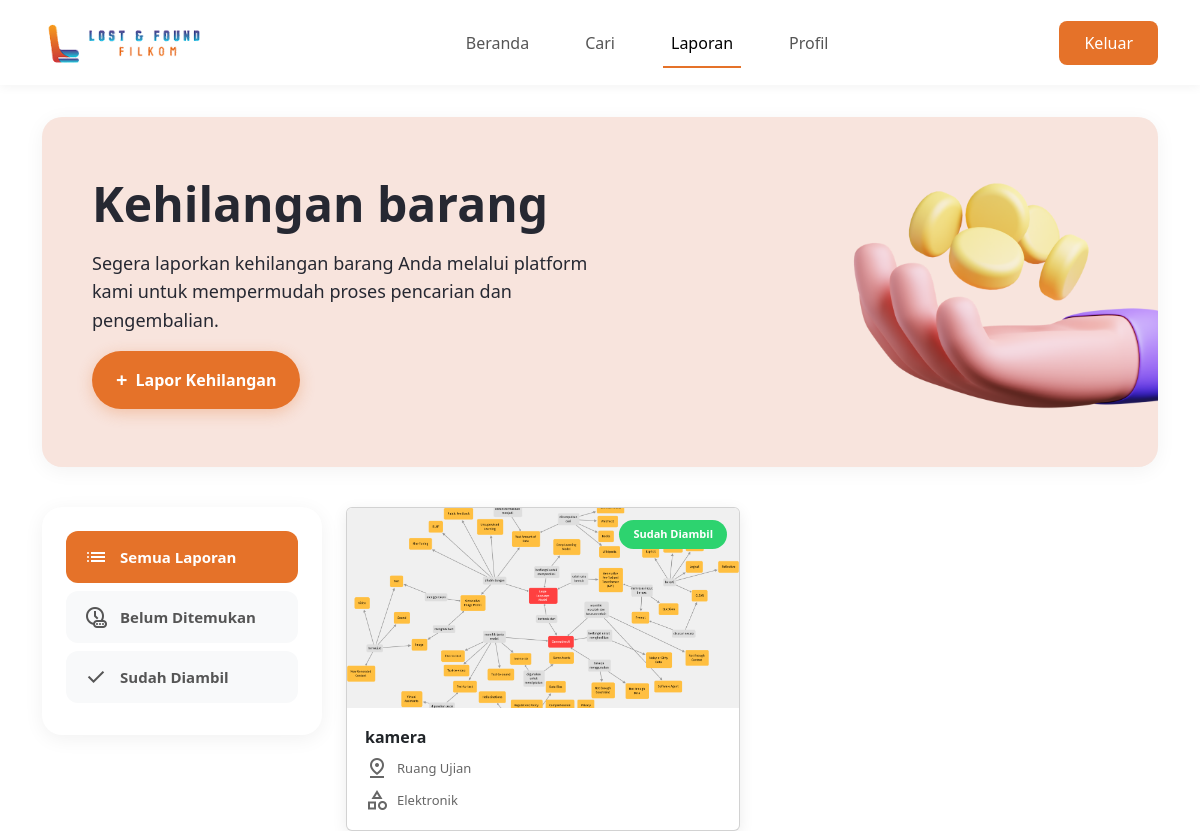
Page /index.php?action=laporan (signed in) on the committed database.
### tables this page shows
CREATE TABLE `laporan` (
  `id_laporan` int(11) NOT NULL,
  `id_akun` int(11) NOT NULL,
  `tipe_laporan` enum('hilang','ditemukan') NOT NULL DEFAULT 'hilang',
  `nama_barang` varchar(255) NOT NULL,
  `deskripsi_fisik` text DEFAULT NULL,
  `kategori` enum('elektronik','dokumen','pakaian','lainnya') NOT NULL,
  `lokasi` enum('Smart Class Gedung F','Junction','Gedung Kreativitas Mahasiswa (GKM)','Kantin','Ruang Baca','Laboratorium Pembelajaran','Ruang Ujian','Ruang Tunggu','Gazebo lantai 4','Area Parkir','EduTech','Mushola Ulul Al-Baab','Auditorium Algoritma') NOT NULL,
  `waktu` datetime NOT NULL,
  `status` enum('belum_ditemukan','ditemukan','sudah_diambil') NOT NULL DEFAULT 'belum_ditemukan',
  `nim_pengambil` varchar(20) DEFAULT NULL,
  `foto_bukti` varchar(255) DEFAULT NULL,
  `waktu_diambil` datetime DEFAULT NULL,
  `foto` varchar(255) DEFAULT NULL,
  `created_at` timestamp NOT NULL DEFAULT current_timestamp()
);

### config/db.php (called while the page is built)
<?php
$host = 'localhost';
$dbname = 'lostfound';
$username = 'root';
$password = '';
try {
    $pdo = new PDO("mysql:host=$host;dbname=$dbname", $username, $password);
    $pdo->setAttribute(PDO::ATTR_ERRMODE, PDO::ERRMODE_EXCEPTION);
    $pdo->setAttribute(PDO::ATTR_DEFAULT_FETCH_MODE, PDO::FETCH_ASSOC);
} catch (PDOException $e) {
    die("Koneksi DB gagal: " . $e->getMessage());
}
function getDB()
{
    global $pdo;
    return $pdo;
}

### controllers/LaporanController.php (called while the page is built, shortened)
<?php
require_once __DIR__ . '/../models/LaporanModel.php';
class LaporanController
{
    private $model;
    private $session;
    public function __construct($sessionManager)
    {
        $this->model = new LaporanModel();
        $this->session = $sessionManager;
    }
    public function getLaporanUser()
    {
        $idAkun = $this->session->get('userId');
        $laporan = $this->model->getRiwayatLaporan($idAkun);
        return ['success' => true, 'laporan' => $laporan];
    }
}

### controllers/AuthController.php (called while the page is built, shortened)
<?php
class SessionManager
{
    public function get($key) { return $_SESSION[$key] ?? null; }
}

### models/LaporanModel.php (called while the page is built, shortened)
<?php
require_once __DIR__ . '/../config/db.php';
class LaporanModel
{
    private $database;
    public function __construct()
    {
        $this->database = getDB();
    }
    public function getRiwayatLaporan($idAkun)
    {
        try {
            $stmt = $this->database->prepare("
            SELECT id_laporan, nama_barang, kategori, lokasi, waktu, status, foto, created_at
            FROM laporan
            WHERE id_akun = :id_akun AND tipe_laporan = 'hilang'
            ORDER BY created_at DESC
        ");
            $stmt->execute(['id_akun' => $idAkun]);
            return $stmt->fetchAll();
        } catch (\PDOException $e) {
            error_log("Error fetching riwayat: " . $e->getMessage());
            return [];
        }
    }
}

### views/widgets/laporan_widget.php (the view, shortened to what this page needs)
<?php
$statusMap = [
    'semua'           => null,
    'belum_ditemukan' => 'belum_ditemukan',
    'sudah_diambil'         => 'sudah_diambil'
];
$targetStatus = $statusMap[$filter] ?? null;
$filtered = ($filter === 'semua')
    ? $laporanList
    : array_filter($laporanList, fn($item) => ($item['status'] ?? '') === $targetStatus);
?>
<?php if (empty($filtered)): ?>
    <div class="text-center py-5 w-100">
        <p class="text-muted fs-5">Tidak ada laporan untuk kategori ini.</p>
    </div>
<?php else: ?>
    <?php foreach ($filtered as $item): ?>
        <?php
        $dbStatus = $item['status'] ?? 'belum_ditemukan';
        $isSelesai = $dbStatus === 'sudah_diambil';
        $statusClass = $isSelesai ? 'status-completed' : 'status-pending';
        $statusText = $isSelesai ? 'Sudah Diambil' : 'Belum Ditemukan';
        $defaultImg = 'https://via.placeholder.com/300x200/eeeeee/999999?text=No+Image';
        $imgSrc = $defaultImg;
        if (!empty($item['foto'])) {
            $serverPath = __DIR__ . '/../../' . $item['foto'];
            $urlPath = '/' . $item['foto'];
            if (file_exists($serverPath)) {
                $imgSrc = $urlPath;
            }
        }
        ?>
        <a href="index.php?action=detail_laporan&id=<?= $item['id_laporan'] ?>"
            class="text-decoration-none text-dark d-block">
            <div class="card">
                <div class="card-image">
                    <img src="<?= htmlspecialchars($imgSrc) ?>"
                        alt="<?= htmlspecialchars($item['nama_barang'] ?? 'Barang') ?>"
                        onerror="this.src='<?= $defaultImg ?>';">
                    <span class="card-status <?= $statusClass ?>">
                        <?= $statusText ?>
                    </span>
                </div>
                <div class="card-content">
                    <h3 class="card-title">
                        <?= htmlspecialchars($item['nama_barang'] ?? 'Tanpa Nama') ?>
                    </h3>
                    <div class="card-info">
                        <div class="info-item">
                            <span class="material-symbols-outlined">pin_drop</span>
                            <span><?= htmlspecialchars($item['lokasi'] ?? 'Lokasi tidak diketahui') ?></span>
                        </div>
                        <div class="info-item">
                            <span class="material-symbols-outlined">category</span>
                            <span><?= ucfirst($item['kategori'] ?? 'Umum') ?></span>
                        </div>
                    </div>
                </div>
            </div>
        </a>
    <?php endforeach; ?>
<?php endif; ?>

### css/laporan.css (style rules this page uses)
* { margin: 0; padding: 0; box-sizing: border-box; }
body { font-family: "Plus Jakarta Sans", sans-serif; background-color: #f8f9fa; }
.card { background: white; border-radius: 28px; overflow: hidden; box-shadow: 0 4px 15px rgba(0, 0, 0, 0.08); transition: all 0.3s ease; cursor: pointer; position: relative; }
.card-image { width: 100%; height: 200px; overflow: hidden; background: #f0f0f0; position: relative; }
.card-image img { width: 100%; height: 100%; object-fit: cover; transition: transform 0.4s ease; }
.card-status { position: absolute; top: 12px; right: 12px; padding: 6px 14px; border-radius: 20px; font-size: 11px; font-weight: 700; text-transform: capitalize; z-index: 10; }
.status-completed { background: #2dd36f; color: white; }
.card-content { padding: 18px; }
.card-title { font-size: 16px; font-weight: 700; color: #262832; margin-bottom: 12px; line-height: 1.4; }
.card-info { display: flex; flex-direction: column; gap: 8px; }
.info-item { display: flex; align-items: center; gap: 8px; font-size: 13px; color: #666; }

### rows in the picture
laporan: foto+nama_barang (picture), status "Sudah Diambil", nama_barang "kamera", lokasi "Ruang Ujian", kategori "Elektronik"

### other values in the picture
$f['label'] "Semua Laporan"
$f['label'] "Belum Ditemukan"
$f['label'] "Sudah Diambil"
